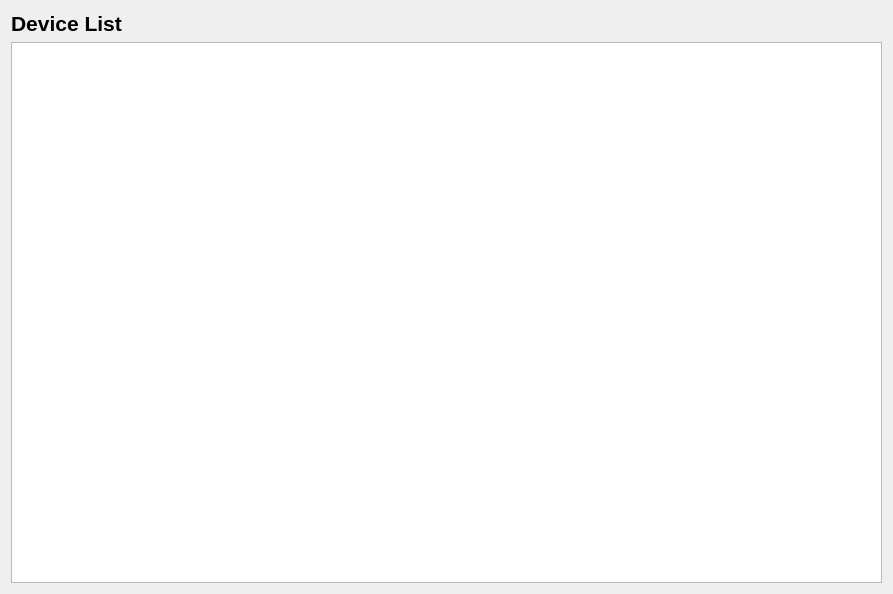
<?xml version="1.0" encoding="UTF-8"?>
<ui version="4.0">
 <class>DeviceWidget</class>
 <widget class="QWidget" name="DeviceWidget">
  <property name="geometry">
   <rect>
    <x>0</x>
    <y>0</y>
    <width>893</width>
    <height>594</height>
   </rect>
  </property>
  <property name="windowTitle">
   <string>Form</string>
  </property>
  <layout class="QGridLayout" name="gridLayout">
   <item row="1" column="0">
    <widget class="QListWidget" name="listWidget">
     <property name="focusPolicy">
      <enum>Qt::NoFocus</enum>
     </property>
    </widget>
   </item>
   <item row="0" column="0">
    <widget class="QLabel" name="label">
     <property name="font">
      <font>
       <pointsize>16</pointsize>
       <weight>75</weight>
       <bold>true</bold>
      </font>
     </property>
     <property name="text">
      <string>Device List</string>
     </property>
    </widget>
   </item>
  </layout>
 </widget>
 <resources/>
 <connections/>
</ui>
